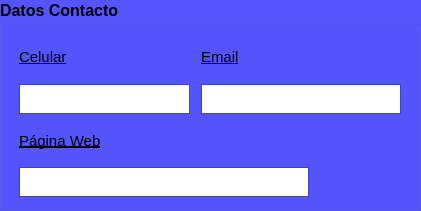
    <widget class="QGroupBox" name="groupBox_2">
     <property name="geometry">
      <rect>
       <x>22</x>
       <y>268</y>
       <width>421</width>
       <height>211</height>
      </rect>
     </property>
     <property name="minimumSize">
      <size>
       <width>421</width>
       <height>211</height>
      </size>
     </property>
     <property name="maximumSize">
      <size>
       <width>421</width>
       <height>211</height>
      </size>
     </property>
     <property name="palette">
      <palette>
       <active>
        <colorrole role="WindowText">
         <brush brushstyle="SolidPattern">
          <color alpha="255">
           <red>0</red>
           <green>0</green>
           <blue>0</blue>
          </color>
         </brush>
        </colorrole>
        <colorrole role="Button">
         <brush brushstyle="SolidPattern">
          <color alpha="255">
           <red>85</red>
           <green>85</green>
           <blue>255</blue>
          </color>
         </brush>
        </colorrole>
        <colorrole role="Light">
         <brush brushstyle="SolidPattern">
          <color alpha="255">
           <red>212</red>
           <green>212</green>
           <blue>255</blue>
          </color>
         </brush>
        </colorrole>
        <colorrole role="Midlight">
         <brush brushstyle="SolidPattern">
          <color alpha="255">
           <red>148</red>
           <green>148</green>
           <blue>255</blue>
          </color>
         </brush>
        </colorrole>
        <colorrole role="Dark">
         <brush brushstyle="SolidPattern">
          <color alpha="255">
           <red>42</red>
           <green>42</green>
           <blue>127</blue>
          </color>
         </brush>
        </colorrole>
        <colorrole role="Mid">
         <brush brushstyle="SolidPattern">
          <color alpha="255">
           <red>57</red>
           <green>57</green>
           <blue>170</blue>
          </color>
         </brush>
        </colorrole>
        <colorrole role="Text">
         <brush brushstyle="SolidPattern">
          <color alpha="255">
           <red>0</red>
           <green>0</green>
           <blue>0</blue>
          </color>
         </brush>
        </colorrole>
        <colorrole role="BrightText">
         <brush brushstyle="SolidPattern">
          <color alpha="255">
           <red>255</red>
           <green>255</green>
           <blue>255</blue>
          </color>
         </brush>
        </colorrole>
        <colorrole role="ButtonText">
         <brush brushstyle="SolidPattern">
          <color alpha="255">
           <red>0</red>
           <green>0</green>
           <blue>0</blue>
          </color>
         </brush>
        </colorrole>
        <colorrole role="Base">
         <brush brushstyle="SolidPattern">
          <color alpha="255">
           <red>255</red>
           <green>255</green>
           <blue>255</blue>
          </color>
         </brush>
        </colorrole>
        <colorrole role="Window">
         <brush brushstyle="SolidPattern">
          <color alpha="255">
           <red>85</red>
           <green>85</green>
           <blue>255</blue>
          </color>
         </brush>
        </colorrole>
        <colorrole role="Shadow">
         <brush brushstyle="SolidPattern">
          <color alpha="255">
           <red>0</red>
           <green>0</green>
           <blue>0</blue>
          </color>
         </brush>
        </colorrole>
        <colorrole role="AlternateBase">
         <brush brushstyle="SolidPattern">
          <color alpha="255">
           <red>170</red>
           <green>170</green>
           <blue>255</blue>
          </color>
         </brush>
        </colorrole>
        <colorrole role="ToolTipBase">
         <brush brushstyle="SolidPattern">
          <color alpha="255">
           <red>255</red>
           <green>255</green>
           <blue>220</blue>
          </color>
         </brush>
        </colorrole>
        <colorrole role="ToolTipText">
         <brush brushstyle="SolidPattern">
          <color alpha="255">
           <red>0</red>
           <green>0</green>
           <blue>0</blue>
          </color>
         </brush>
        </colorrole>
        <colorrole role="PlaceholderText">
         <brush brushstyle="SolidPattern">
          <color alpha="128">
           <red>0</red>
           <green>0</green>
           <blue>0</blue>
          </color>
         </brush>
        </colorrole>
       </active>
       <inactive>
        <colorrole role="WindowText">
         <brush brushstyle="SolidPattern">
          <color alpha="255">
           <red>0</red>
           <green>0</green>
           <blue>0</blue>
          </color>
         </brush>
        </colorrole>
        <colorrole role="Button">
         <brush brushstyle="SolidPattern">
          <color alpha="255">
           <red>85</red>
           <green>85</green>
           <blue>255</blue>
          </color>
         </brush>
        </colorrole>
        <colorrole role="Light">
         <brush brushstyle="SolidPattern">
          <color alpha="255">
           <red>212</red>
           <green>212</green>
           <blue>255</blue>
          </color>
         </brush>
        </colorrole>
        <colorrole role="Midlight">
         <brush brushstyle="SolidPattern">
          <color alpha="255">
           <red>148</red>
           <green>148</green>
           <blue>255</blue>
          </color>
         </brush>
        </colorrole>
        <colorrole role="Dark">
         <brush brushstyle="SolidPattern">
          <color alpha="255">
           <red>42</red>
           <green>42</green>
           <blue>127</blue>
          </color>
         </brush>
        </colorrole>
        <colorrole role="Mid">
         <brush brushstyle="SolidPattern">
          <color alpha="255">
           <red>57</red>
           <green>57</green>
           <blue>170</blue>
          </color>
         </brush>
        </colorrole>
        <colorrole role="Text">
         <brush brushstyle="SolidPattern">
          <color alpha="255">
           <red>0</red>
           <green>0</green>
           <blue>0</blue>
          </color>
         </brush>
        </colorrole>
        <colorrole role="BrightText">
         <brush brushstyle="SolidPattern">
          <color alpha="255">
           <red>255</red>
           <green>255</green>
           <blue>255</blue>
          </color>
         </brush>
        </colorrole>
        <colorrole role="ButtonText">
         <brush brushstyle="SolidPattern">
          <color alpha="255">
           <red>0</red>
           <green>0</green>
           <blue>0</blue>
          </color>
         </brush>
        </colorrole>
        <colorrole role="Base">
         <brush brushstyle="SolidPattern">
          <color alpha="255">
           <red>255</red>
           <green>255</green>
           <blue>255</blue>
          </color>
         </brush>
        </colorrole>
        <colorrole role="Window">
         <brush brushstyle="SolidPattern">
          <color alpha="255">
           <red>85</red>
           <green>85</green>
           <blue>255</blue>
          </color>
         </brush>
        </colorrole>
        <colorrole role="Shadow">
         <brush brushstyle="SolidPattern">
          <color alpha="255">
           <red>0</red>
           <green>0</green>
           <blue>0</blue>
          </color>
         </brush>
        </colorrole>
        <colorrole role="AlternateBase">
         <brush brushstyle="SolidPattern">
          <color alpha="255">
           <red>170</red>
           <green>170</green>
           <blue>255</blue>
          </color>
         </brush>
        </colorrole>
        <colorrole role="ToolTipBase">
         <brush brushstyle="SolidPattern">
          <color alpha="255">
           <red>255</red>
           <green>255</green>
           <blue>220</blue>
          </color>
         </brush>
        </colorrole>
        <colorrole role="ToolTipText">
         <brush brushstyle="SolidPattern">
          <color alpha="255">
           <red>0</red>
           <green>0</green>
           <blue>0</blue>
          </color>
         </brush>
        </colorrole>
        <colorrole role="PlaceholderText">
         <brush brushstyle="SolidPattern">
          <color alpha="128">
           <red>0</red>
           <green>0</green>
           <blue>0</blue>
          </color>
         </brush>
        </colorrole>
       </inactive>
       <disabled>
        <colorrole role="WindowText">
         <brush brushstyle="SolidPattern">
          <color alpha="255">
           <red>42</red>
           <green>42</green>
           <blue>127</blue>
          </color>
         </brush>
        </colorrole>
        <colorrole role="Button">
         <brush brushstyle="SolidPattern">
          <color alpha="255">
           <red>85</red>
           <green>85</green>
           <blue>255</blue>
          </color>
         </brush>
        </colorrole>
        <colorrole role="Light">
         <brush brushstyle="SolidPattern">
          <color alpha="255">
           <red>212</red>
           <green>212</green>
           <blue>255</blue>
          </color>
         </brush>
        </colorrole>
        <colorrole role="Midlight">
         <brush brushstyle="SolidPattern">
          <color alpha="255">
           <red>148</red>
           <green>148</green>
           <blue>255</blue>
          </color>
         </brush>
        </colorrole>
        <colorrole role="Dark">
         <brush brushstyle="SolidPattern">
          <color alpha="255">
           <red>42</red>
           <green>42</green>
           <blue>127</blue>
          </color>
         </brush>
        </colorrole>
        <colorrole role="Mid">
         <brush brushstyle="SolidPattern">
          <color alpha="255">
           <red>57</red>
           <green>57</green>
           <blue>170</blue>
          </color>
         </brush>
        </colorrole>
        <colorrole role="Text">
         <brush brushstyle="SolidPattern">
          <color alpha="255">
           <red>42</red>
           <green>42</green>
           <blue>127</blue>
          </color>
         </brush>
        </colorrole>
        <colorrole role="BrightText">
         <brush brushstyle="SolidPattern">
          <color alpha="255">
           <red>255</red>
           <green>255</green>
           <blue>255</blue>
          </color>
         </brush>
        </colorrole>
        <colorrole role="ButtonText">
         <brush brushstyle="SolidPattern">
          <color alpha="255">
           <red>42</red>
           <green>42</green>
           <blue>127</blue>
          </color>
         </brush>
        </colorrole>
        <colorrole role="Base">
         <brush brushstyle="SolidPattern">
          <color alpha="255">
           <red>85</red>
           <green>85</green>
           <blue>255</blue>
          </color>
         </brush>
        </colorrole>
        <colorrole role="Window">
         <brush brushstyle="SolidPattern">
          <color alpha="255">
           <red>85</red>
           <green>85</green>
           <blue>255</blue>
          </color>
         </brush>
        </colorrole>
        <colorrole role="Shadow">
         <brush brushstyle="SolidPattern">
          <color alpha="255">
           <red>0</red>
           <green>0</green>
           <blue>0</blue>
          </color>
         </brush>
        </colorrole>
        <colorrole role="AlternateBase">
         <brush brushstyle="SolidPattern">
          <color alpha="255">
           <red>85</red>
           <green>85</green>
           <blue>255</blue>
          </color>
         </brush>
        </colorrole>
        <colorrole role="ToolTipBase">
         <brush brushstyle="SolidPattern">
          <color alpha="255">
           <red>255</red>
           <green>255</green>
           <blue>220</blue>
          </color>
         </brush>
        </colorrole>
        <colorrole role="ToolTipText">
         <brush brushstyle="SolidPattern">
          <color alpha="255">
           <red>0</red>
           <green>0</green>
           <blue>0</blue>
          </color>
         </brush>
        </colorrole>
        <colorrole role="PlaceholderText">
         <brush brushstyle="SolidPattern">
          <color alpha="128">
           <red>0</red>
           <green>0</green>
           <blue>0</blue>
          </color>
         </brush>
        </colorrole>
       </disabled>
      </palette>
     </property>
     <property name="font">
      <font>
       <pointsize>12</pointsize>
       <weight>75</weight>
       <bold>true</bold>
      </font>
     </property>
     <property name="cursor">
      <cursorShape>ArrowCursor</cursorShape>
     </property>
     <property name="autoFillBackground">
      <bool>true</bool>
     </property>
     <property name="title">
      <string>Datos Contacto</string>
     </property>
     <layout class="QGridLayout" name="gridLayout_2">
      <item row="0" column="0">
       <widget class="QLabel" name="label_6">
        <property name="font">
         <font>
          <pointsize>11</pointsize>
          <weight>50</weight>
          <bold>false</bold>
          <underline>true</underline>
         </font>
        </property>
        <property name="text">
         <string>Celular</string>
        </property>
       </widget>
      </item>
      <item row="0" column="1">
       <widget class="QLabel" name="label_7">
        <property name="font">
         <font>
          <pointsize>11</pointsize>
          <weight>50</weight>
          <bold>false</bold>
          <underline>true</underline>
         </font>
        </property>
        <property name="text">
         <string>Email</string>
        </property>
       </widget>
      </item>
      <item row="1" column="0">
       <widget class="QPlainTextEdit" name="plainTextEdit_4">
        <property name="maximumSize">
         <size>
          <width>171</width>
          <height>30</height>
         </size>
        </property>
       </widget>
      </item>
      <item row="1" column="1">
       <widget class="QPlainTextEdit" name="plainTextEdit_5">
        <property name="maximumSize">
         <size>
          <width>200</width>
          <height>30</height>
         </size>
        </property>
       </widget>
      </item>
      <item row="2" column="0">
       <widget class="QLabel" name="label_8">
        <property name="font">
         <font>
          <pointsize>11</pointsize>
          <weight>50</weight>
          <bold>false</bold>
          <underline>true</underline>
         </font>
        </property>
        <property name="text">
         <string>Página Web</string>
        </property>
       </widget>
      </item>
      <item row="3" column="0" colspan="2">
       <widget class="QPlainTextEdit" name="plainTextEdit_6">
        <property name="maximumSize">
         <size>
          <width>290</width>
          <height>30</height>
         </size>
        </property>
       </widget>
      </item>
     </layout>
    </widget>
